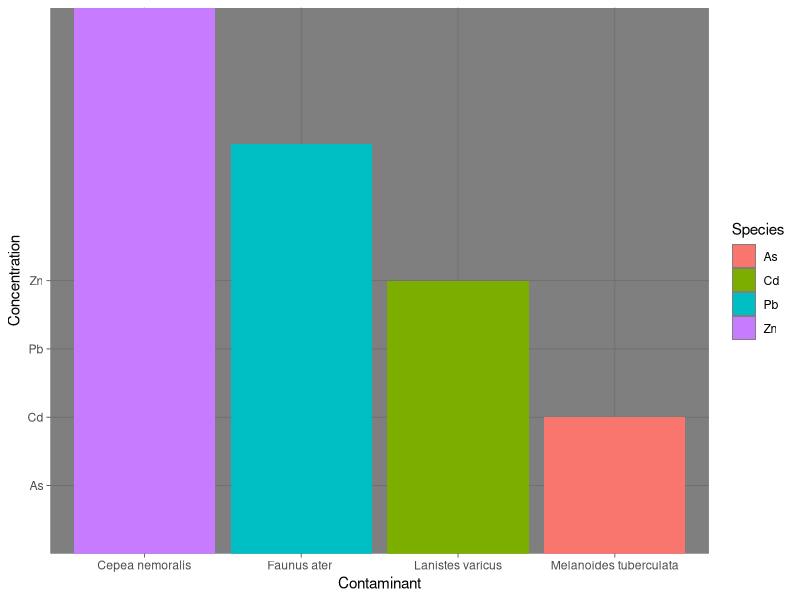
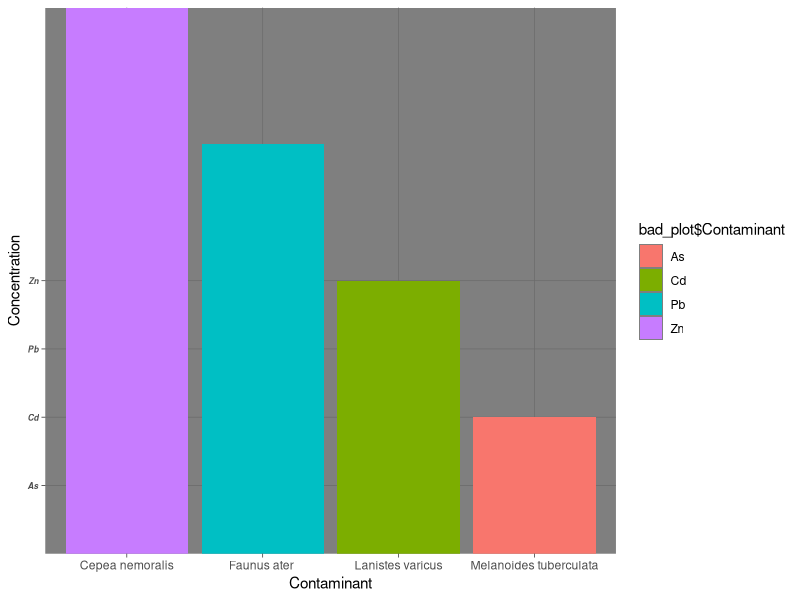
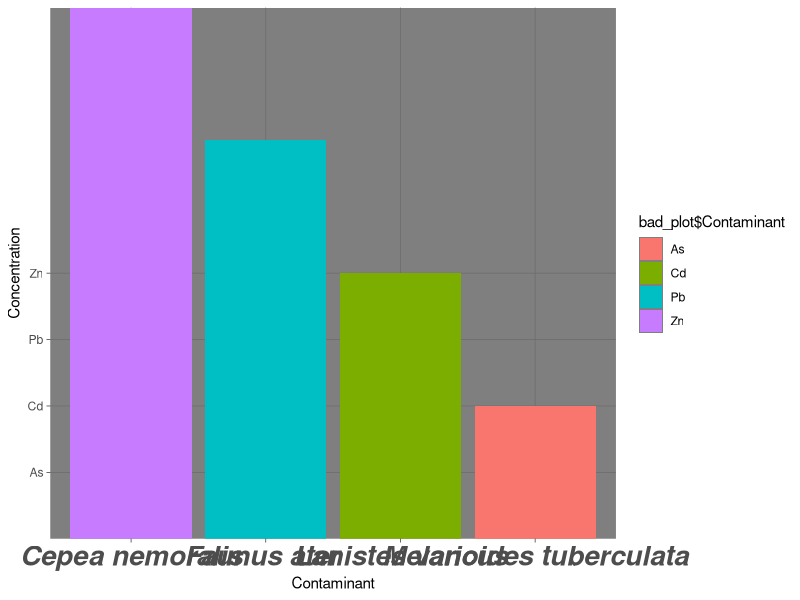
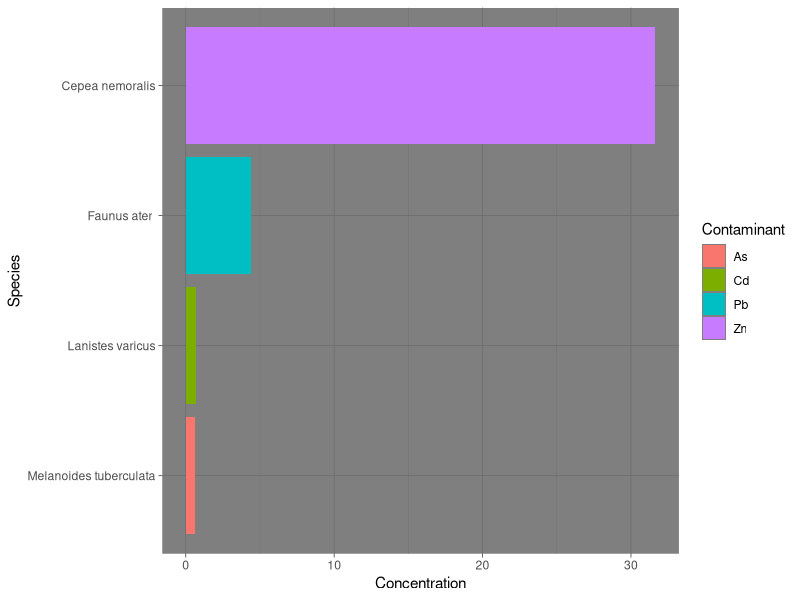

Generate these figures, in order, with R:
## ---- chunk 1
library(ggplot2)
## ---- chunk 2
read.csv("bad_plot.csv")
bad_plot <- read.csv("bad_plot.csv")
## ---- chunk 3
a <- ggplot(data = bad_plot, aes(x = reorder(Species, bad_plot$Contaminant), y = bad_plot$Contaminant, fill = bad_plot$Contaminant)) + geom_bar(stat = "identity") + theme_dark() + xlab("Contaminant") + ylab("Concentration")
a + guides(fill = guide_legend(title = "Species"))
## ---- chunk 4
a + theme(axis.text.y = element_text(face = "bold.italic", size = 6))
a + theme(axis.text.x = element_text(face = "bold.italic", size = 20))
## ---- chunk 5
a <- ggplot(data = bad_plot, aes(x = reorder(bad_plot$Species, bad_plot$Concentration), y = bad_plot$Concentration, fill = bad_plot$Contaminant)) + geom_bar(stat = "identity") + theme_dark() + coord_flip() + xlab("Species") + ylab("Concentration")
a + guides(fill = guide_legend(title = "Contaminant"))
